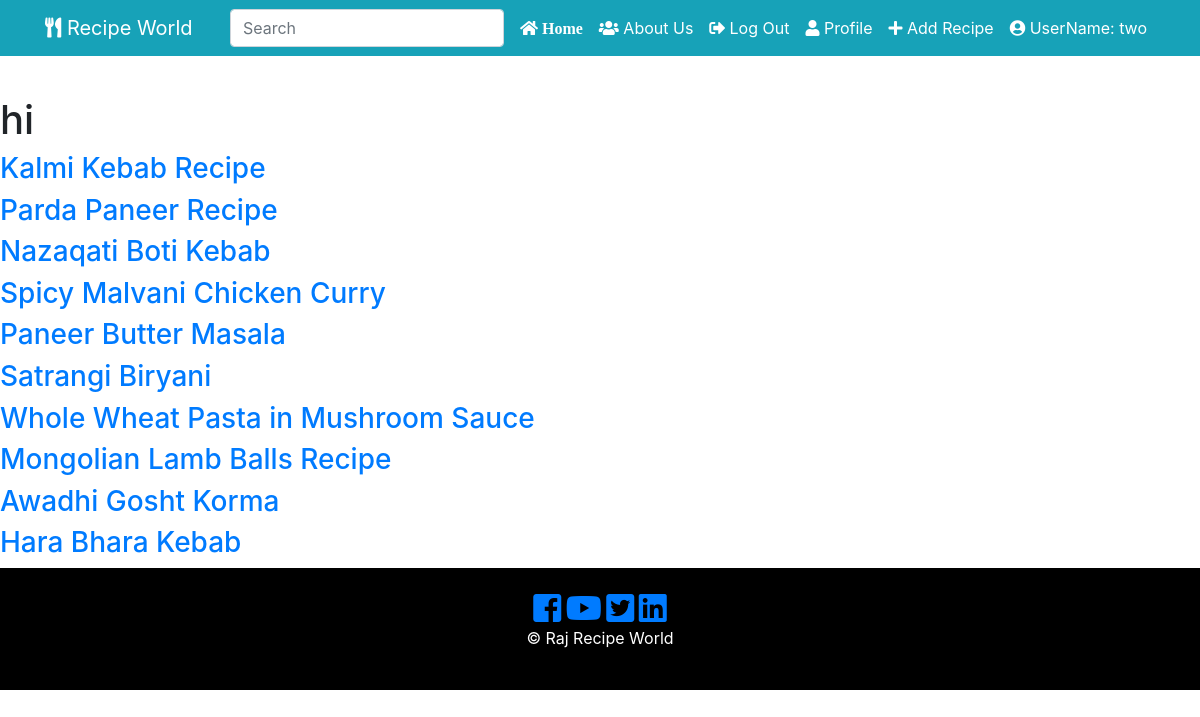
The page /search (signed in) on the database its author committed.
### recipe_app/models.py (models this page shows, shortened)
class User(db.Model, UserMixin):
     __tablename__ = 'users'
     id = db.Column(db.Integer, primary_key = True)
     picture = db.Column(db.String(128), default='default_profile.png', nullable=False)
     email = db.Column(db.String(64), unique=True, index=True)
     username = db.Column(db.String(64), unique=True, index=True)
     password_hash = db.Column(db.String(128))
     recipe = db.relationship('RecipePost', backref='author', lazy=True)
     def __repr__(self):
        return f"UserName: {self.username}"

class RecipePost(db.Model):
    __searchable__ = ['recipe_name']
    users = db.relationship(User)
    id = db.Column(db.Integer, primary_key=True)
    user_id = db.Column(db.Integer, db.ForeignKey('users.id'), nullable=False)
    date = db.Column(db.DateTime, nullable=False, default=datetime.utcnow)
    recipe_image = db.Column(db.String(128), default=None, nullable=True)
    recipe_name = db.Column(db.String(164), nullable=False)
    course = db.Column(db.String(164), nullable=False)
    food_category = db.Column(db.String(164), nullable=False)
    cuisine = db.Column(db.String(164), nullable=False)
    prep_time = db.Column(db.String(164), nullable=False)
    cook_time = db.Column(db.String(164), nullable=False)
    allergens = db.Column(db.String(164), nullable=False)
    serving = db.Column(db.String(164), nullable=False)
    ingredients = db.Column(db.Text, nullable=False)
    recipe_description = db.Column(db.Text, nullable=False)

### recipe_app/search/views.py (the view)
@search.route('/search', methods=['GET','POST'])
def search_result():
	form = SearchForm()
	recipe_search = RecipePost.query.all()
	if form.validate_on_submit():
		recipe_search =RecipePost.query.order_by(RecipePost.recipe_name.like('%' + form.form.data + '%'))
		return render_template('search.html', recipe_search = recipe_search, form=form)
	return render_template('search.html', recipe_search = recipe_search)

### recipe_app/search/forms.py
class SearchForm(FlaskForm):
	searchRecipe = StringField('Search', validators=[DataRequired()])

### recipe_app/models.py (called while the page is built)
@login_manager.user_loader
def load_user(user_id):
    return User.query.get(user_id)

### recipe_app/templates/search.html
{% extends "base.html" %}
{% block content %}
<h1> hi </h1>
    {% for recipe in recipe_search%}
      <h3> <a href="{{ url_for('recipe_posts.recipe_post', recipe_post_id=recipe.id) }}">{{ recipe.recipe_name }}</a> </h3>
         {% endfor %}
  {% endblock content %}

### recipe_app/templates/base.html (shortened to what this page needs)
<!DOCTYPE html>
<html lang="en">
  <head>
      <link rel="stylesheet" href="https://stackpath.bootstrapcdn.com/bootstrap/4.3.1/css/bootstrap.min.css">
      <link type="text/css" rel="stylesheet" href="{{ url_for('static', filename='css/master.css') }}"/>
      <link rel="stylesheet" href="https://use.fontawesome.com/releases/v5.3.1/css/all.css"
>
      <link rel="stylesheet" href="https://cdnjs.cloudflare.com/ajax/libs/ekko-lightbox/5.3.0/ekko-lightbox.css" />
      <link rel="stylesheet" href="https://cdnjs.cloudflare.com/ajax/libs/slick-carousel/1.9.0/slick.css" />
      <link rel="stylesheet" href="https://cdnjs.cloudflare.com/ajax/libs/slick-carousel/1.9.0/slick-theme.min.css" />
  </head>
<body>
  <header class="py-5" >
<nav class="navbar navbar-expand-sm navbar-dark bg-info fixed-top ">
    <div class="container">
      <a href="{{ url_for('core.index') }}" target="_blank" class="navbar-brand"> <i class="fas fa-utensils icon-nav"></i> Recipe World</a>
      <div class="collapse navbar-collapse" id="navbarCollapse">
      <ul class="navbar-nav ml-auto">
      <form class="form-inline my-2 my-lg-0" method="GET" action="{{ url_for('search.search_result') }}">
        <input class="form-control mr-sm-2" type="search" placeholder="Search" aria-label="Search">
      </form>
            <li class="nav-item active">
              <a class="nav-link text-white" href="{{ url_for('core.index') }}">
                <i class="fas fa-home icon-nav"> Home </i>
              </a>
            </li>
            <li class="nav-item">
              <a class="nav-link text-white" href="{{ url_for('core.info') }}"> <i class="fas fa-users icon-nav"></i> About Us</a>
            </li>
            {% if current_user.is_authenticated %}
            <li class="nav-item">
                <a class="nav-link text-white" href="{{ url_for('users.logout') }}"> <i class="fas fa-sign-out-alt icon-nav"></i> Log Out </a>
            </li>
            <li class="nav-item">
                <a class="nav-link text-white" href="{{ url_for('users.account') }}">
                  <i class="fas fa-user icon-nav"> </i> Profile </a>
            </li>
            <li class="nav-item">
                <a class="nav-link text-white" href="{{ url_for('recipe_posts.create_recipe') }}">
                  <i class="fas fa-plus icon-nav"></i> Add Recipe</a>
            </li>
             <li class="nav-item">
                <a class="nav-link text-white" href="{{ url_for('users.user_recipies' , username=current_user.username) }}"> <i class="fas fa-user-circle icon-nav"> </i> {{ current_user }} </a>
              </li>
              {% endif %}
    </ul>
    </div>
   </div>
  </nav>
 </header>
  {% block content %}
  {% endblock %}
         <footer id="main-footer" class="text-center p-4">
          <div class="container">
              <div class="row">
                <div class="col">
                    <a href="#"> <i class="fab fa-facebook-square fa-2x"> </i> </a>
                    <a href="#"> <i class="fab fa-youtube fa-2x"> </i> </a>
                    <a href="#"> <i class="fab fa-twitter-square fa-2x"></i> </a>
                    <a href="#"> <i class="fab fa-linkedin fa-2x"></i> </a>
                  <p> &copy;
                     Raj Recipe World </p>
                </div>
              </div>
            </div>
          </footer>
  </body>
</html>

### recipe_app/static/css/master.css (style rules this page uses)
#main-footer { background: #000; color: #fff; }

### rows shown on the page
User: username "UserName: two"
RecipePost: recipe_name "Kalmi Kebab Recipe"
RecipePost: recipe_name "Parda Paneer Recipe"
RecipePost: recipe_name "Nazaqati Boti Kebab"
RecipePost: recipe_name "Spicy Malvani Chicken Curry"
RecipePost: recipe_name "Paneer Butter Masala"
RecipePost: recipe_name "Satrangi Biryani"
RecipePost: recipe_name "Whole Wheat Pasta in Mushroom Sauce"
RecipePost: recipe_name "Mongolian Lamb Balls Recipe"
RecipePost: recipe_name "Awadhi Gosht Korma"
RecipePost: recipe_name "Hara Bhara Kebab"
